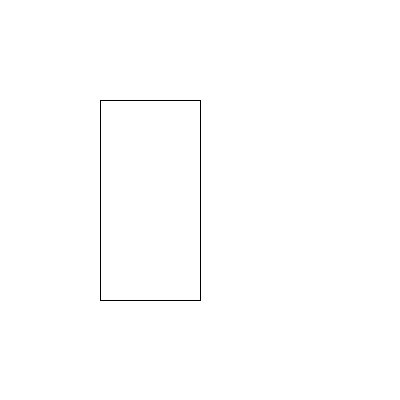
Frame 1 (no input)
Frame 60 (the mouse pressed at the canvas centre just before this capture): identical to frame 1, image omitted
Frame 120 (the mouse held since frame 60 and released just before this capture): identical to frame 1, image omitted

The Processing sketch that drew this single still picture (run headless with seeded random() and noise(); from frame 60 on, the mouse is pressed at the canvas centre):

// Processing sketch: opdracht12_1
// ── opdracht12_1.pde
class Rechthoek {
  int x;
  int y; 
  int b;
  int h;
  
  Rechthoek(int StartX , int StartY , int Breedte , int Hoogte ) {
    x = StartX;
    y = StartY;
    b = Breedte;
    h =  Hoogte;
  }
  
  void display() {
    rect(x,y,b,h);
  }
}

  Rechthoek DasRechthoek;
  
  void setup() {
    size(400,400);
    DasRechthoek = new Rechthoek(100,100,100,200);
  }
  
  void draw() {
    background(255);
    DasRechthoek.display();
  }
